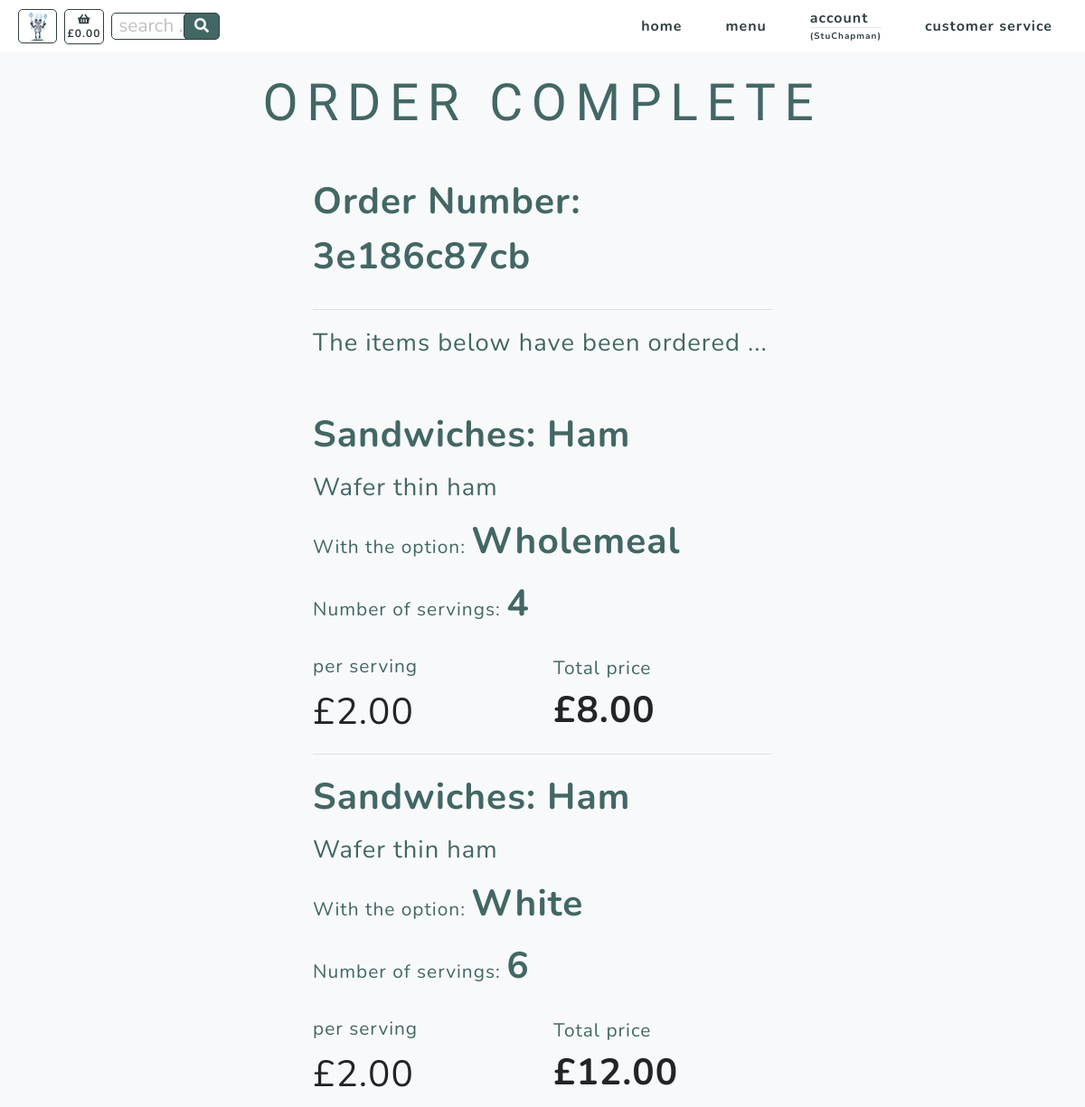
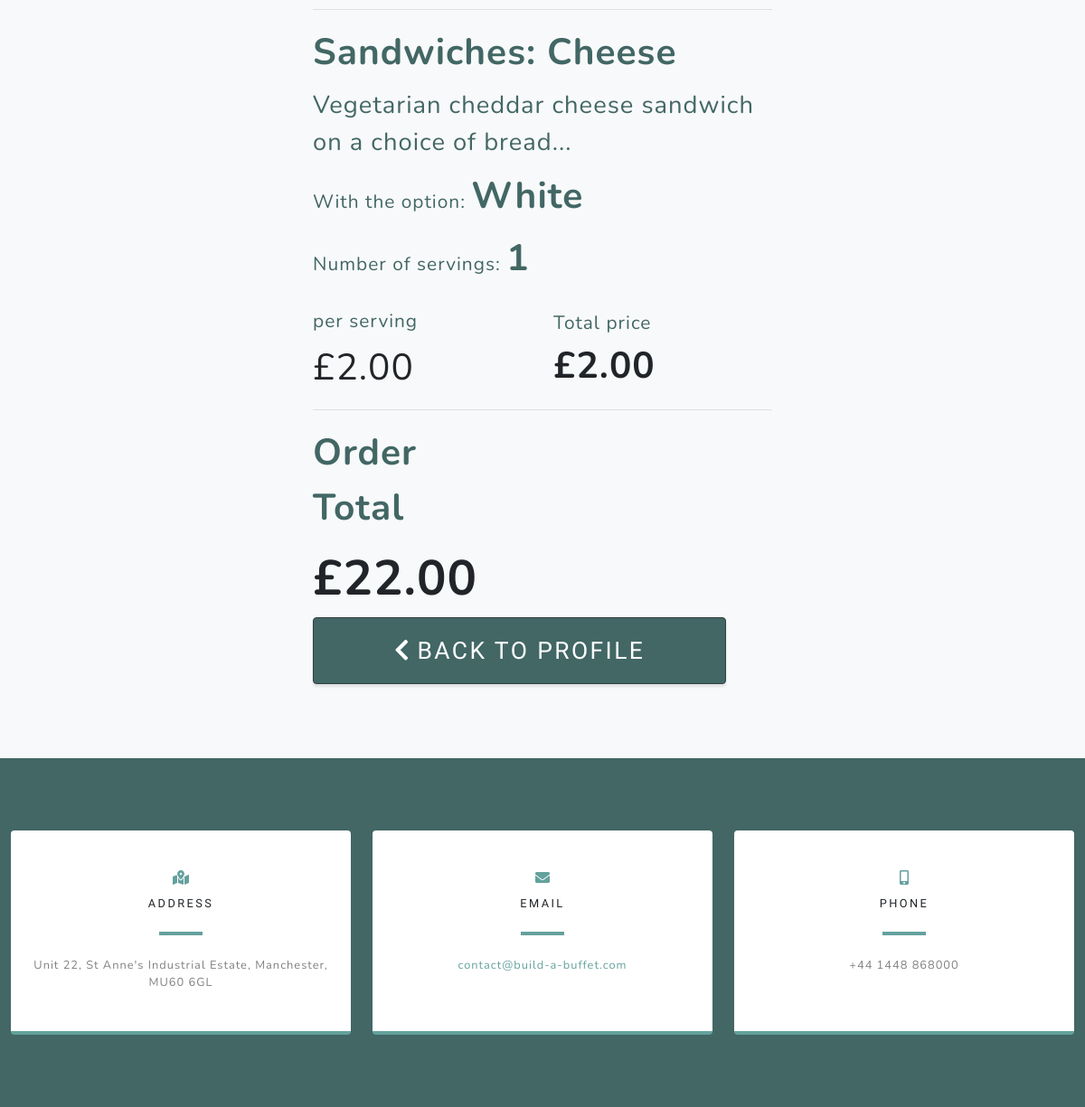
The page /checkout/order_success/3e186c87cb (signed in) on the database its author committed (2 pictures, top to bottom).
### checkout/models.py (models this page shows, shortened)
class Order(models.Model):
    customer_name = models.CharField(max_length=50, null=False, blank=False)
    order_number = models.CharField(max_length=32, null=False, editable=False)
    cookie = models.CharField(max_length=32, null=False, editable=False)
    full_name = models.CharField(max_length=50, null=False, blank=False)
    email = models.EmailField(max_length=254, null=False, blank=False)
    phone_number = models.CharField(max_length=20, null=False, blank=False)
    country = CountryField(blank_label='Country *', null=False, blank=False)
    postcode = models.CharField(max_length=20, null=True, blank=True)
    town_or_city = models.CharField(max_length=40, null=False, blank=False)
    street_address1 = models.CharField(max_length=80, null=False, blank=False)
    street_address2 = models.CharField(max_length=80, null=True, blank=True)
    county = models.CharField(max_length=80, null=True, blank=True)
    date = models.DateTimeField(auto_now_add=True)
    delivery_cost = models.DecimalField(max_digits=6, decimal_places=2, null=False, default=0)
    order_total = models.DecimalField(max_digits=10, decimal_places=2, null=False, default=0)
    grand_total = models.DecimalField(max_digits=10, decimal_places=2, null=False, default=0)
    stripe_pid = models.CharField(max_length=254, null=False, blank=False, default='')
    user_profile = models.ForeignKey(UserProfile, on_delete=models.SET_NULL,
                                     null=True, blank=True,
                                     related_name='orders')

class Order_items(models.Model):
    class Meta:
        verbose_name_plural = 'Order_items'
    order_number = models.CharField(max_length=32, null=False, editable=False)
    cookie = models.CharField(max_length=32, null=False, editable=False)
    item_number = models.DecimalField(max_digits=8, decimal_places=0)
    category = models.CharField(max_length=254)
    name = models.CharField(max_length=254)
    servings = models.DecimalField(max_digits=3, decimal_places=0)
    option = models.CharField(max_length=254)
    total_price = models.DecimalField(max_digits=6, decimal_places=2, null=True, blank=True)

### products/models.py (models this page shows, shortened)
class Product(models.Model):
    category = models.ForeignKey('Category', null=True,
                                 on_delete=models.SET_NULL)
    id_no = models.CharField(max_length=254, null=True)
    name = models.CharField(max_length=254)
    description = models.CharField(max_length=254)
    price = models.DecimalField(max_digits=6, decimal_places=2)
    range = models.CharField(max_length=254, null=True)

class Options(models.Model):
    class Meta:
        verbose_name_plural = 'Options'
    category = models.ForeignKey('Category', null=True,
                                 on_delete=models.SET_NULL)
    id_no = models.CharField(max_length=254, null=True)
    option1 = models.CharField(max_length=24)
    option2 = models.CharField(max_length=24)
    option3 = models.CharField(max_length=24)

### checkout/views.py (the view)
# urls.py: path('order_success/<order_number>', views.order_success, name='order_success'),
def order_success(request, order_number):
    order = get_object_or_404(Order, order_number=order_number)
    orders = Order.objects.filter(order_number=order_number)
    order_items = Order_items.objects.filter(order_number=order_number)
    products = Product.objects.all()
    options = Options.objects.all()
    menu = Category.objects.all().order_by('id_no')
    """ Check current user is purchaser """
    current_user = str(request.user)
    purchaser = str(order.customer_name)
    if current_user != purchaser:
        return render(request, 'allauth/account/login.html')
    else:
        context = {
            'order': order,
            'orders': orders,
            'order_items': order_items,
            'products': products,
            'options': options,
            'menu': menu,
        }
        return render(request, 'checkout/order_success.html', context)

### basket/contexts.py (called while the page is built)
def basket_context(request):
    cookie_key = settings.COOKIE_KEY
    try:
        cookie = request.COOKIES[cookie_key]
        basket_total = Basket.objects.filter(cookie=cookie).aggregate(Sum('total_price'))
        if basket_total['total_price__sum'] is None:
            basket_total = ""
    except KeyError:
        basket_total = ""
        cookie = 99999999
    context = {
            'cookie': cookie,
            'cookie_key': cookie_key,
            'basket_total': basket_total,
        }
    return context

### products/models.py (called while the page is built)
    def __str__(self):
        return self.name

### checkout/templates/checkout/order_success.html (shortened to what this page needs)
{% extends "base.html" %}
{% load static %}
{% block content %}
    <section class="products-section bg-light" id="products">
        <div class="container">
            <div class="row justify-content-center no-gutters">
                <div class="col-xl-12">
                    <h1 class="product-text-one mx-auto text-uppercase text-center flex-margin-b text-blue">Order Complete</h1>
                </div>
                <div class="col-12 col-lg-6 order-lg-last">
                    <div class="text-center h-100 project">
                        <div class="d-flex h-100">
                            <div class="product-container w-100 mt-0 text-center text-xl-left">
                                <div class="product-text-two mx-auto flex-margin-b text-blue bold">
                                    Order Number: {{ order.order_number }}
                                </div>
                                <hr>
                                <div class="product-text-three mx-auto flex-margin-b text-blue">
                                    The items below have been ordered ...
                                </div>
                                <br>
                                {% for item in order_items %}
                                    <div class="product-text-two mx-auto mb-2 text-blue bold">
                                        {{ item.category.title }}: {{ item.name }}
                                    </div>
                                    {% for product in products %}
                                        {% if product.name == item.name %}
                                            <div class="product-text-three mx-auto mb-2 text-blue">
                                                {{ product.description }}
                                            </div>
                                        {% endif %}
                                    {% endfor %}
                                    <div class="text-blue text-xs mb-2">With the option:
                                        {% if item.option == "selected-one" %}
                                            {% for option in options %}
                                                {% if option.category|slugify == item.category %}
                                                    <span class="text-blue product-text-two mb-2 bold">
                                                        {{ option.option1.title }}
                                                    </span>
                                                {% endif %}
                                            {% endfor %}
                                        {% endif %}
                                        {% if item.option == "selected-three" %}
                                            {% for option in options %}
                                                {% if option.category|slugify == item.category %}
                                                    <span class="text-blue product-text-two mb-2 bold">
                                                        {{ option.option3.title }}
                                                    </span>
                                                {% endif %}
                                            {% endfor %}
                                        {% endif %}
                                    </div>
                                    <div class="text-blue text-xs mb-4">Number of servings:
                                        <span id="servings" class="text-blue product-text-two mb-2 bold">
                                            {{ item.servings }}
                                        </span>
                                    </div>
                                    <div class="row">
                                        <div class="col-6 my-auto">
                                            {% for product in products %}
                                                {% if product.name == item.name %}
                                                    <div class="text-blue text-xs">
                                                        per serving
                                                    </div>
                                                    <div class="product-text-two mt-1">
                                                        £{{ product.price }}
                                                    </div>
                                                {% endif %}
                                            {% endfor %}
                                        </div>
                                        <div class="col-6 my-auto">
                                            <div class="text-blue text-xs">
                                                Total price
                                            </div>
                                            <div class="product-text-two bold">
                                                £{{ item.total_price }}
                                            </div>
                                        </div>
                                    </div>
                                    <hr>
                                {% endfor %}
                                <div class="col-12 col-lg-4 my-auto pl-0">
                                    <div class="product-text-two mx-auto mb-2 text-blue bold">
                                        Order Total
                                    </div>
                                    {% for order in orders %}
                                        <div class="product-text-header bold">
                                            £{{ order.order_total|floatformat:"2" }}
                                        </div>
                                    {% endfor %}
                                </div>
                                <div>
                                    {% if request.user.is_authenticated %}
                                        <a class="checkout-button border-solid masthead-button btn btn-primary js-scroll-trigger"
                                            href="{% url 'profile' %}">
                                            <i class="fas fa-chevron-left" aria-hidden="true"></i> back to profile</a>
                                    {% endif %}
                                </div>
                            </div>
                        </div>
                    </div>
                </div>
            </div>
        </div>
    </section>
{% include 'includes/contact.html' %}
{% endblock %}

### templates/base.html (shortened to what this page needs)
{% load static %}
<!doctype html>
<html lang="en">
  <head>
    {% block corecss %}
        <link href="{% static 'css/styles.css' %}" rel="stylesheet" />
        <link href="{% static 'css/slider.css' %}" rel="stylesheet" />
    {% endblock %}
  </head>
  <body id="page-top" onload="createCookie()">
        <nav class="navbar navbar-expand-lg navbar-light fixed-top" id="mainNav">
            <div class="container">
                <div>
                    <ul class="navbar-nav ml-auto align-vertically">
                        <li class="nav-item"><a class="nav-link js-scroll-trigger bartholemew-menu" href="{% url 'bartholemew' %}"><img src="{{ MEDIA_URL }}assets/img/bartholemew-sml.jpg" alt="bartholemew" height="36"></a></li>
                    </ul>
                </div>
                <div>
                    <ul class="navbar-nav ml-auto align-vertically">
                        {% if basket_total.total_price__sum != None %}
                            <li class="nav-item"><a class="nav-link js-scroll-trigger text-center text-xs-nav basket" href="{% url 'basket' %}"><i class="fa fa-shopping-basket" aria-hidden="true"></i><br><span class=" text-xs-nav">£{{ basket_total.total_price__sum|floatformat:"2" }}</span></a></li>
                        {% else %}
                            <li class="nav-item"><a class="nav-link js-scroll-trigger text-center text-xs-nav basket" href="{% url 'basket' %}"><i class="fa fa-shopping-basket" aria-hidden="true"></i><br><span class=" text-xs-nav">£0.00</span></a></li>
                        {% endif %}
                    </ul>
                </div>
                <div class="ml-2 mr-auto">
                    <form action="{% url 'search_products' %}" method="GET" id="product_search_form" >
                        <input class="search-input text-blue text-xs" type="text" name="product_search" id="product_search" placeholder=" search ..." maxlength="18">
                        <button class="search-button text-center" type="submit">
                                <i class="fas fa-search"></i>
                        </button>
                    </form>
                </div>
                <div class="collapse navbar-collapse" id="navbarResponsive">
                    <ul class="navbar-nav ml-auto">
                        <li class="nav-item my-auto"><a class="nav-link js-scroll-trigger" href="{% url 'home' %}">home</a></li>
                        <li class="nav-item dropdown my-auto">
                            <a class="nav-link js-scroll-trigger" href="#" id="all-menus-link" data-toggle="dropdown" aria-haspopup="true" aria-expanded="false">
                                menu
                            </a>
                        </li>
                        <li class="nav-item dropdown">
                            {% if request.user.is_authenticated %}
                                <a class="nav-link js-scroll-trigger" href="#" id="account-link" data-toggle="dropdown" aria-haspopup="true" aria-expanded="false">
                                    account
                                    <hr class="d-none d-lg-block user-br">
                                    <span class="user-text">
                                    ({{ request.user|truncatechars:10 }})</span>
                                </a>
                            {% else %}
                                <a class="nav-link" href="{% url 'account_login' %}">login</a>
                            {% endif %}
                        </li>
                        <li class="nav-item my-auto"><a class="nav-link js-scroll-trigger" href="{% url 'service' %}">customer service</a></li>
                    </ul>
                </div>
            </div>
        </nav>
    {% block content %}
    {% endblock %}
  </body>
</html>

### rows shown on the page
Order: order_number "3e186c87cb", order_total "22.00"
Order_items: category "Sandwiches", name "Ham", servings "4", total_price "8.00"
Product: description "Wafer thin ham", price "2.00"
Options: option3 "Wholemeal", option1 "White"
Order_items: category "Sandwiches", name "Ham", servings "6", total_price "12.00"
Order_items: category "Sandwiches", name "Cheese", servings "1", total_price "2.00"
Product: description "Vegetarian cheddar cheese sandwich on a choice of bread...", price "2.00"

### other values the page prints
{{ request.user|truncatechars:10 }} "StuChapman"
